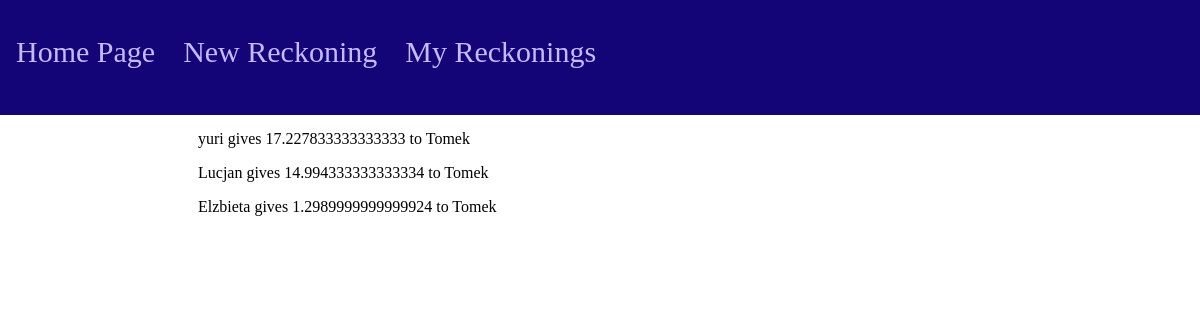
/Jim/transactions, run on the app's committed database.
### main/models.py (models this page shows)
class Person(models.Model):
    sheet = models.ForeignKey(Sheet, on_delete=models.CASCADE)
    name = models.CharField(max_length=20)
    balance = models.FloatField(default=0)
    def __str__(self):
        return self.name

### main/views.py (the view)
# urls.py: path('<str:name>/transactions', views.transactions, name="transactions")
def transactions(response, name): #function that shows transactions needed to complete the reckoning
    view = Sheet.objects.get(name=name)
    debtors = [person for person in Person.objects.filter(sheet=view) if person.balance > 0]
    collectors = [person for person in Person.objects.filter(sheet=view) if person.balance < 0]
    debtors.sort(reverse=True, key=PersonCmp)
    collectors.sort(reverse=True, key=PersonCmp)
    print(debtors)
    print(collectors)
    actions = []
    while len(debtors) and len(collectors):
        if debtors[0].balance < collectors[0].balance * -1:
            actions.append(transaction(debtors[0].name,str(debtors[0].balance),collectors[0].name))
            collectors[0].balance += debtors[0].balance
            debtors.pop(0)
        elif debtors[0].balance == collectors[0].balance * -1:
            actions.append(transaction(debtors[0].name,str(debtors[0].balance),collectors[0].name))
            collectors.pop(0)
            debtors.pop(0)
        else:
            actions.append(transaction(debtors[0].name,str(collectors[0].balance * -1),collectors[0].name))
            debtors[0].balance += collectors[0].balance
            collectors.pop(0)
    print(actions)
    return render(response, 'main/transactions.html', {"actions": actions})

### main/views.py (called while the page is built)
def PersonCmp(p1):
    return p1.balance

### main/templates/main/transactions.html
{% extends 'main/base.html' %}
{% block content %}
    <div>
        {% for action in actions %}
            <p>{{action.debtor}} gives {{action.value}} to {{action.collector}}</p>
        {% endfor %}
    </div>
{% endblock %}

### data on the page
Person: debtor "yuri"
Person: collector "Tomek" "Tomek" "Tomek"
Person: debtor "Lucjan"
Person: debtor "Elzbieta"

### other printed values
{{ action.value }} "17.227833333333333" "14.994333333333334" "1.2989999999999924"
